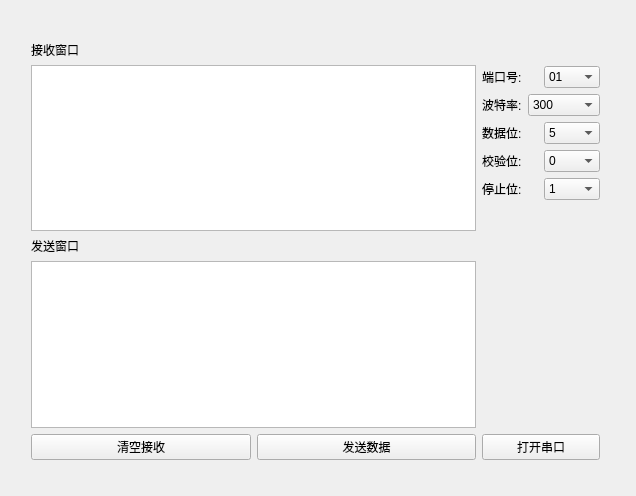
<?xml version="1.0" encoding="UTF-8"?>
<ui version="4.0">
 <class>MainWindow</class>
 <widget class="QMainWindow" name="MainWindow">
  <property name="geometry">
   <rect>
    <x>0</x>
    <y>0</y>
    <width>636</width>
    <height>496</height>
   </rect>
  </property>
  <property name="windowTitle">
   <string>MainWindow</string>
  </property>
  <widget class="QWidget" name="centralWidget">
   <widget class="QWidget" name="">
    <property name="geometry">
     <rect>
      <x>20</x>
      <y>30</y>
      <width>591</width>
      <height>441</height>
     </rect>
    </property>
    <layout class="QHBoxLayout" name="horizontalLayout_7">
     <item>
      <layout class="QVBoxLayout" name="verticalLayout_4">
       <item>
        <layout class="QVBoxLayout" name="verticalLayout_3">
         <property name="sizeConstraint">
          <enum>QLayout::SetFixedSize</enum>
         </property>
         <item>
          <layout class="QVBoxLayout" name="verticalLayout">
           <property name="sizeConstraint">
            <enum>QLayout::SetFixedSize</enum>
           </property>
           <item>
            <widget class="QLabel" name="label">
             <property name="text">
              <string>接收窗口</string>
             </property>
            </widget>
           </item>
           <item>
            <widget class="QTextEdit" name="recvEdit"/>
           </item>
          </layout>
         </item>
         <item>
          <layout class="QVBoxLayout" name="verticalLayout_2">
           <property name="sizeConstraint">
            <enum>QLayout::SetFixedSize</enum>
           </property>
           <item>
            <widget class="QLabel" name="label_2">
             <property name="text">
              <string>发送窗口</string>
             </property>
            </widget>
           </item>
           <item>
            <widget class="QTextEdit" name="sendEdit"/>
           </item>
          </layout>
         </item>
        </layout>
       </item>
       <item>
        <layout class="QHBoxLayout" name="horizontalLayout">
         <property name="sizeConstraint">
          <enum>QLayout::SetFixedSize</enum>
         </property>
         <item>
          <widget class="QPushButton" name="clearButton">
           <property name="text">
            <string>清空接收</string>
           </property>
          </widget>
         </item>
         <item>
          <widget class="QPushButton" name="sendButton">
           <property name="text">
            <string>发送数据</string>
           </property>
          </widget>
         </item>
        </layout>
       </item>
      </layout>
     </item>
     <item>
      <layout class="QVBoxLayout" name="verticalLayout_5">
       <property name="topMargin">
        <number>25</number>
       </property>
       <item>
        <layout class="QHBoxLayout" name="horizontalLayout_2">
         <item>
          <widget class="QLabel" name="label_3">
           <property name="text">
            <string>端口号:</string>
           </property>
          </widget>
         </item>
         <item>
          <widget class="QComboBox" name="portBox">
           <item>
            <property name="text">
             <string>01</string>
            </property>
           </item>
           <item>
            <property name="text">
             <string>02</string>
            </property>
           </item>
           <item>
            <property name="text">
             <string>03</string>
            </property>
           </item>
           <item>
            <property name="text">
             <string>04</string>
            </property>
           </item>
           <item>
            <property name="text">
             <string>05</string>
            </property>
           </item>
           <item>
            <property name="text">
             <string>05</string>
            </property>
           </item>
           <item>
            <property name="text">
             <string>07</string>
            </property>
           </item>
           <item>
            <property name="text">
             <string>08</string>
            </property>
           </item>
           <item>
            <property name="text">
             <string>09</string>
            </property>
           </item>
           <item>
            <property name="text">
             <string>10</string>
            </property>
           </item>
           <item>
            <property name="text">
             <string>11</string>
            </property>
           </item>
           <item>
            <property name="text">
             <string>12</string>
            </property>
           </item>
           <item>
            <property name="text">
             <string/>
            </property>
           </item>
           <item>
            <property name="text">
             <string/>
            </property>
           </item>
           <item>
            <property name="text">
             <string/>
            </property>
           </item>
           <item>
            <property name="text">
             <string/>
            </property>
           </item>
          </widget>
         </item>
        </layout>
       </item>
       <item>
        <layout class="QHBoxLayout" name="horizontalLayout_3">
         <item>
          <widget class="QLabel" name="label_4">
           <property name="text">
            <string>波特率:</string>
           </property>
          </widget>
         </item>
         <item>
          <widget class="QComboBox" name="baudBox">
           <item>
            <property name="text">
             <string>300</string>
            </property>
           </item>
           <item>
            <property name="text">
             <string>600</string>
            </property>
           </item>
           <item>
            <property name="text">
             <string>1200</string>
            </property>
           </item>
           <item>
            <property name="text">
             <string>2400</string>
            </property>
           </item>
           <item>
            <property name="text">
             <string>4800</string>
            </property>
           </item>
           <item>
            <property name="text">
             <string>9600</string>
            </property>
           </item>
           <item>
            <property name="text">
             <string>19200</string>
            </property>
           </item>
           <item>
            <property name="text">
             <string>38400</string>
            </property>
           </item>
           <item>
            <property name="text">
             <string>43000</string>
            </property>
           </item>
           <item>
            <property name="text">
             <string>56000</string>
            </property>
           </item>
           <item>
            <property name="text">
             <string>57600</string>
            </property>
           </item>
           <item>
            <property name="text">
             <string>115200</string>
            </property>
           </item>
          </widget>
         </item>
        </layout>
       </item>
       <item>
        <layout class="QHBoxLayout" name="horizontalLayout_4">
         <item>
          <widget class="QLabel" name="label_5">
           <property name="text">
            <string>数据位:</string>
           </property>
          </widget>
         </item>
         <item>
          <widget class="QComboBox" name="dataBox">
           <item>
            <property name="text">
             <string>5</string>
            </property>
           </item>
           <item>
            <property name="text">
             <string>6</string>
            </property>
           </item>
           <item>
            <property name="text">
             <string>7</string>
            </property>
           </item>
           <item>
            <property name="text">
             <string>8</string>
            </property>
           </item>
          </widget>
         </item>
        </layout>
       </item>
       <item>
        <layout class="QHBoxLayout" name="horizontalLayout_5">
         <item>
          <widget class="QLabel" name="label_6">
           <property name="text">
            <string>校验位:</string>
           </property>
          </widget>
         </item>
         <item>
          <widget class="QComboBox" name="checkBox">
           <item>
            <property name="text">
             <string>0</string>
            </property>
           </item>
          </widget>
         </item>
        </layout>
       </item>
       <item>
        <layout class="QHBoxLayout" name="horizontalLayout_6">
         <item>
          <widget class="QLabel" name="label_7">
           <property name="text">
            <string>停止位:</string>
           </property>
          </widget>
         </item>
         <item>
          <widget class="QComboBox" name="stopBox">
           <item>
            <property name="text">
             <string>1</string>
            </property>
           </item>
           <item>
            <property name="text">
             <string>1.5</string>
            </property>
           </item>
           <item>
            <property name="text">
             <string>2</string>
            </property>
           </item>
          </widget>
         </item>
        </layout>
       </item>
       <item>
        <spacer name="verticalSpacer">
         <property name="orientation">
          <enum>Qt::Vertical</enum>
         </property>
         <property name="sizeHint" stdset="0">
          <size>
           <width>20</width>
           <height>40</height>
          </size>
         </property>
        </spacer>
       </item>
       <item>
        <widget class="QPushButton" name="openButton">
         <property name="text">
          <string>打开串口</string>
         </property>
        </widget>
       </item>
      </layout>
     </item>
    </layout>
   </widget>
  </widget>
 </widget>
 <layoutdefault spacing="6" margin="11"/>
 <resources/>
 <connections/>
</ui>
